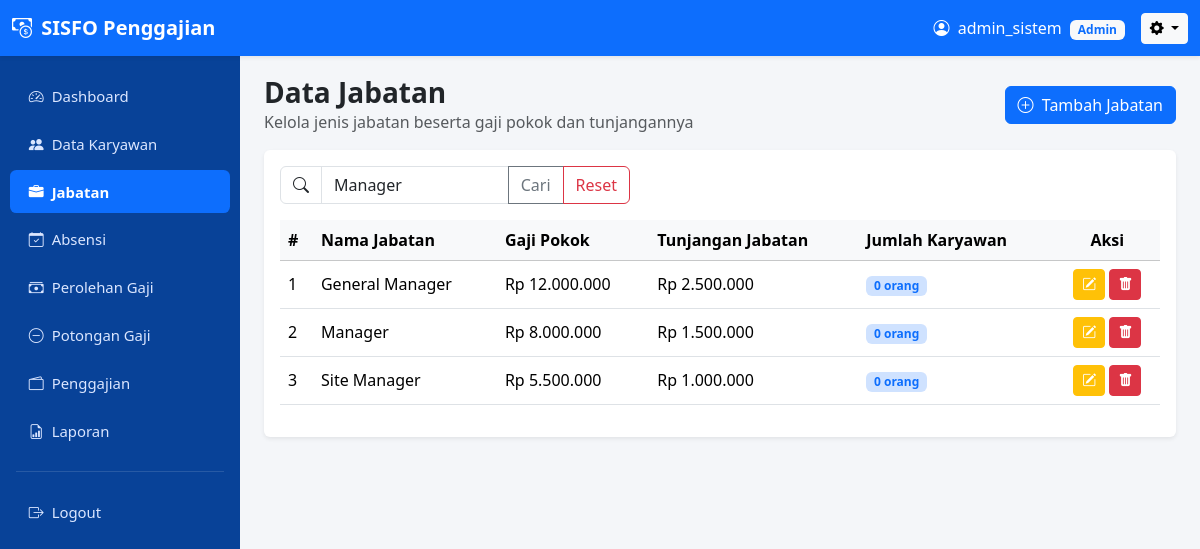
The app's page /jabatan/index.php?cari=Manager (signed in) with its own data.
### tables this page shows
CREATE TABLE `jabatan` (
  `id_jabatan` int(11) NOT NULL,
  `nama_jabatan` varchar(100) NOT NULL,
  `gaji_pokok` int(11) NOT NULL,
  `tunjangan_jabatan` int(11) DEFAULT 0
);

### jabatan/index.php (the view, shortened to what this page needs)
<?php
require_once '../config/config.php';
$cari = trim($_GET['cari'] ?? '');
$sql = "SELECT j.*,
        (SELECT COUNT(*) FROM karyawan k WHERE k.id_jabatan = j.id_jabatan) AS jumlah_karyawan
        FROM jabatan j";
if ($cari !== '') {
    $sql .= " WHERE j.nama_jabatan LIKE :cari";
}
$sql .= " ORDER BY j.nama_jabatan ASC";
$stmt = $koneksi->prepare($sql);
if ($cari !== '') {
    $stmt->bindValue(':cari', "%{$cari}%");
}
$stmt->execute();
$daftar_jabatan = $stmt->fetchAll();
require_once '../component/header.php';
require_once '../component/sidebar.php';
?>
<div class="d-flex justify-content-between align-items-center mb-3">
    <div>
        <h3 class="fw-bold mb-0">Data Jabatan</h3>
        <p class="text-muted mb-0">Kelola jenis jabatan beserta gaji pokok dan tunjangannya</p>
    </div>
    <a href="tambah.php" class="btn btn-primary">
        <i class="bi bi-plus-circle me-1"></i> Tambah Jabatan
    </a>
</div>
<div class="card border-0 shadow-sm">
    <div class="card-body">
        <form method="GET" class="mb-3">
            <div class="input-group" style="max-width: 350px;">
                <span class="input-group-text bg-white"><i class="bi bi-search"></i></span>
                <input type="text" name="cari" class="form-control" placeholder="Cari nama jabatan..." value="<?= htmlspecialchars($cari) ?>">
                <button type="submit" class="btn btn-outline-secondary">Cari</button>
                <?php if ($cari !== ''): ?>
                    <a href="index.php" class="btn btn-outline-danger">Reset</a>
                <?php endif; ?>
            </div>
        </form>
        <div class="table-responsive">
            <table class="table table-hover align-middle">
                <thead class="table-light">
                    <tr>
                        <th>#</th>
                        <th>Nama Jabatan</th>
                        <th>Gaji Pokok</th>
                        <th>Tunjangan Jabatan</th>
                        <th>Jumlah Karyawan</th>
                        <th class="text-center">Aksi</th>
                    </tr>
                </thead>
                <tbody>
                    <?php if (count($daftar_jabatan) === 0): ?>
                        <tr>
                            <td colspan="6" class="text-center text-muted py-4">
                                <i class="bi bi-inbox fs-4 d-block mb-1"></i>
                                Belum ada data jabatan.
                            </td>
                        </tr>
                    <?php else: ?>
                        <?php $no = 1; foreach ($daftar_jabatan as $row): ?>
                            <tr>
                                <td><?= $no++ ?></td>
                                <td><?= htmlspecialchars($row['nama_jabatan']) ?></td>
                                <td>Rp <?= number_format($row['gaji_pokok'], 0, ',', '.') ?></td>
                                <td>Rp <?= number_format($row['tunjangan_jabatan'], 0, ',', '.') ?></td>
                                <td>
                                    <span class="badge bg-primary-subtle text-primary"><?= $row['jumlah_karyawan'] ?> orang</span>
                                </td>
                                <td class="text-center">
                                    <a href="edit.php?id=<?= $row['id_jabatan'] ?>" class="btn btn-sm btn-warning text-white" title="Edit">
                                        <i class="bi bi-pencil-square"></i>
                                    </a>
                                    <a href="hapus.php?id=<?= $row['id_jabatan'] ?>"
                                       class="btn btn-sm btn-danger"
                                       title="Hapus"
                                       onclick="return confirm('Yakin ingin menghapus jabatan \'<?= htmlspecialchars(addslashes($row['nama_jabatan'])) ?>\'?<?= $row['jumlah_karyawan'] > 0 ? ' Ada ' . $row['jumlah_karyawan'] . ' karyawan yang memakai jabatan ini, jabatan mereka akan dikosongkan.' : '' ?>');">
                                        <i class="bi bi-trash-fill"></i>
                                    </a>
                                </td>
                            </tr>
                        <?php endforeach; ?>
                    <?php endif; ?>
                </tbody>
            </table>
        </div>
    </div>
</div>
<?php require_once '../component/footer.php'; ?>

### records on screen
jabatan: nama_jabatan "General Manager", gaji_pokok "12.000.000", tunjangan_jabatan "2.500.000", jumlah_karyawan "0"
jabatan: nama_jabatan "Manager", gaji_pokok "8.000.000", tunjangan_jabatan "1.500.000", jumlah_karyawan "0"
jabatan: nama_jabatan "Site Manager", gaji_pokok "5.500.000", tunjangan_jabatan "1.000.000", jumlah_karyawan "0"

### other values on screen
$nama_tampil "admin_sistem"
$role_tampil "Admin"
$item['label'] "Dashboard"
$item['label'] "Data Karyawan"
$item['label'] "Jabatan"
$item['label'] "Absensi"
$item['label'] "Perolehan Gaji"
$item['label'] "Potongan Gaji"
$item['label'] "Penggajian"
$item['label'] "Laporan"
